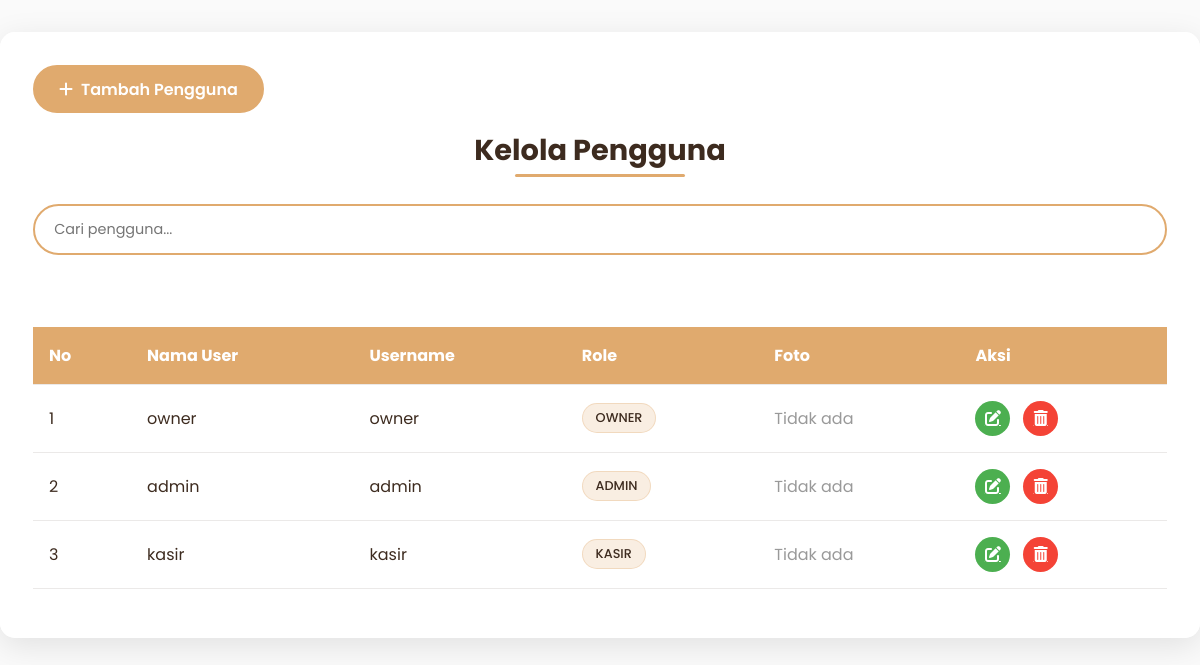
Before: /kasir/pengguna/pengguna.php with the older database file.
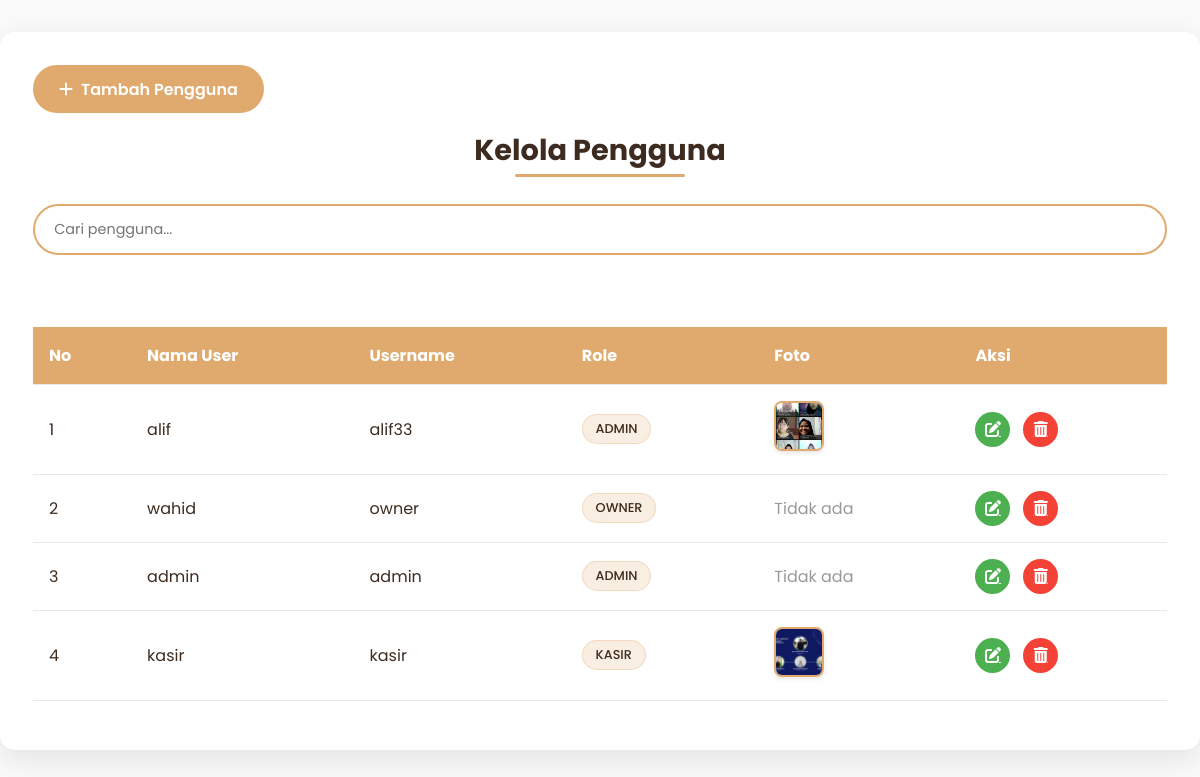
After: the same page with the newer database file.
### tables this page shows
CREATE TABLE `user` (
  `UserID` int(10) NOT NULL,
  `nama_user` varchar(255) DEFAULT NULL,
  `remember_token` varchar(255) NOT NULL,
  `username` varchar(255) DEFAULT NULL,
  `password` varchar(255) DEFAULT NULL,
  `role` enum('admin','kasir','owner') DEFAULT NULL,
  `foto` varchar(255) DEFAULT NULL
);

### kasir/pengguna/pengguna.php (the view, shortened to what this page needs)
<?php
$koneksi = new mysqli("localhost", "root", "", "kasir_reddra");
$results_per_page = 5;
$page = isset($_GET['page']) ? (int)$_GET['page'] : 1;
$page = max($page, 1);
$start_from = ($page - 1) * $results_per_page;
$sql = "SELECT * FROM user ORDER BY UserID DESC LIMIT $start_from, $results_per_page";
$result = $koneksi->query($sql);
?>
<!DOCTYPE html>
<html lang="id">
<head>
    <link rel="stylesheet" href="https://cdnjs.cloudflare.com/ajax/libs/font-awesome/6.4.0/css/all.min.css">
    <link rel="stylesheet" href="https://cdn.jsdelivr.net/npm/sweetalert2@11/dist/sweetalert2.min.css">
</head>
<body>
    <div class="glass-panel">
        <div class="header">
            <div class="btn-group">
                <a href="tambah_pengguna.php" class="btn btn-primary">
                    <i class="fas fa-plus"></i> Tambah Pengguna
                </a>
            </div>
            <div class="title-wrapper">
                <h2 class="page-title">Kelola Pengguna</h2>
            </div>
            <div class="search-box">
                <input type="text" class="search-input" placeholder="Cari pengguna..." id="searchInput">
            </div>
        </div>
        <div class="table-container">
            <table class="data-table">
                <thead>
                    <tr>
                        <th>No</th>
                        <th>Nama User</th>
                        <th>Username</th>
                        <th>Role</th>
                        <th>Foto</th>
                        <th>Aksi</th>
                    </tr>
                </thead>
                <tbody id="tableBody">
                    <?php if ($result->num_rows > 0): ?>
                    <?php $no = 1 + (($page - 1) * $results_per_page); ?>
                    <?php while ($row = $result->fetch_assoc()): ?>
                    <tr>
                        <td><?= $no++ ?></td>
                        <td><?= htmlspecialchars($row['nama_user']) ?></td>
                        <td><?= htmlspecialchars($row['username']) ?></td>
                        <td><span class="role-badge"><?= htmlspecialchars($row['role']) ?></span></td>
                        <td>
                            <?php if (!empty($row['foto'])):
                                $imagePath = $row['foto'];
                            ?>
                            <img src="<?= $imagePath ?>" class="user-thumbnail"
                                onclick="showImage('<?= $imagePath ?>', '<?= htmlspecialchars($row['nama_user']) ?>')">
                            <?php else: ?>
                            <span style="color: #999;">Tidak ada</span>
                            <?php endif; ?>
                        </td>
                        <td>
                            <div class="action-links">
                                <a href="edit_pengguna.php?id=<?= $row['UserID'] ?>" class="action-btn btn-edit"
                                    title="Edit">
                                    <i class="fas fa-edit"></i>
                                </a>
                                <a href="hapus_pengguna.php?id=<?= $row['UserID'] ?>"
                                    class="action-btn btn-delete delete-btn" title="Hapus">
                                    <i class="fas fa-trash-alt"></i>
                                </a>
                            </div>
                        </td>
                    </tr>
                    <?php endwhile; ?>
                    <?php else: ?>
                    <tr>
                        <td colspan="6" style="text-align: center; padding: 2rem;">Tidak ada data pengguna</td>
                    </tr>
                    <?php endif; ?>
                </tbody>
            </table>
        </div>
    </div>
</body>
</html>

Changed rows visible on the page:
added user: nama_user "alif", username "alif33", role "ADMIN", foto (picture)
changed user "owner": nama_user "owner" → "wahid"
changed user "kasir": foto+nama_user: picture added; no longer shows "Tidak ada"
